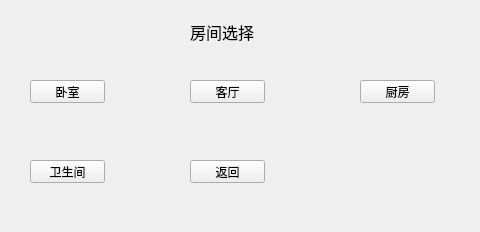
<?xml version="1.0" encoding="UTF-8"?>
<ui version="4.0">
 <class>Room</class>
 <widget class="QWidget" name="Room">
  <property name="geometry">
   <rect>
    <x>0</x>
    <y>0</y>
    <width>480</width>
    <height>232</height>
   </rect>
  </property>
  <property name="windowTitle">
   <string>Form</string>
  </property>
  <widget class="QLabel" name="label">
   <property name="geometry">
    <rect>
     <x>190</x>
     <y>20</y>
     <width>71</width>
     <height>21</height>
    </rect>
   </property>
   <property name="text">
    <string>&lt;html&gt;&lt;head/&gt;&lt;body&gt;&lt;p&gt;&lt;span style=&quot; font-size:12pt;&quot;&gt;房间选择&lt;/span&gt;&lt;/p&gt;&lt;/body&gt;&lt;/html&gt;</string>
   </property>
  </widget>
  <widget class="QPushButton" name="bedroom">
   <property name="geometry">
    <rect>
     <x>30</x>
     <y>80</y>
     <width>75</width>
     <height>23</height>
    </rect>
   </property>
   <property name="text">
    <string>卧室</string>
   </property>
  </widget>
  <widget class="QPushButton" name="sitting_room">
   <property name="geometry">
    <rect>
     <x>190</x>
     <y>80</y>
     <width>75</width>
     <height>23</height>
    </rect>
   </property>
   <property name="text">
    <string>客厅</string>
   </property>
  </widget>
  <widget class="QPushButton" name="kitchen">
   <property name="geometry">
    <rect>
     <x>360</x>
     <y>80</y>
     <width>75</width>
     <height>23</height>
    </rect>
   </property>
   <property name="text">
    <string>厨房</string>
   </property>
  </widget>
  <widget class="QPushButton" name="bathroom">
   <property name="geometry">
    <rect>
     <x>30</x>
     <y>160</y>
     <width>75</width>
     <height>23</height>
    </rect>
   </property>
   <property name="text">
    <string>卫生间</string>
   </property>
  </widget>
  <widget class="QPushButton" name="exit">
   <property name="geometry">
    <rect>
     <x>190</x>
     <y>160</y>
     <width>75</width>
     <height>23</height>
    </rect>
   </property>
   <property name="text">
    <string>返回</string>
   </property>
  </widget>
 </widget>
 <resources/>
 <connections/>
</ui>
